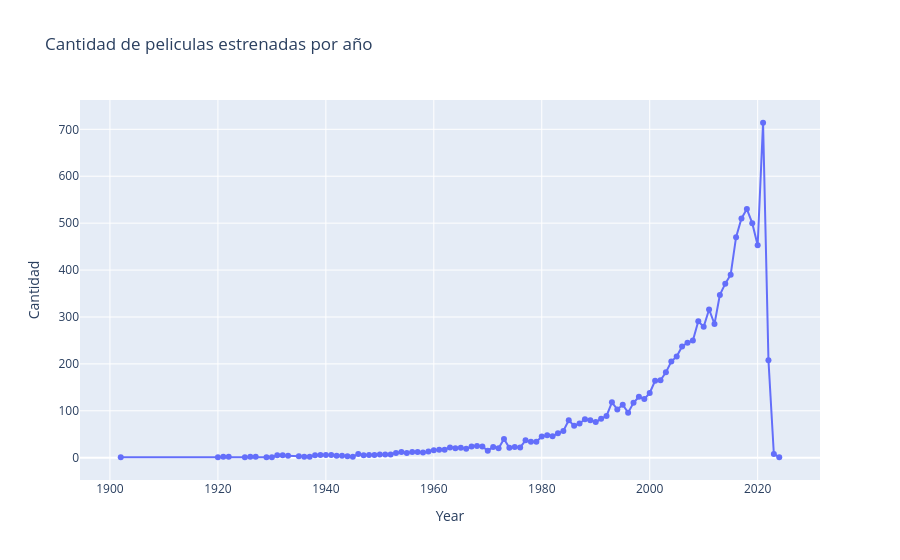

The notebook cell saved with this chart:
### Markdown cell above
---
## 6. Visualización 2 – Gráfico de Líneas: Estrenos por Año

**Qué muestra:** la cantidad de películas estrenadas por año, es decir la tendencia en el tiempo. Un gráfico de líneas es el más adecuado para representar evolución temporal, y se apoya en la columna `Year` creada en la limpieza (sección 4).

**Cómo se construye:** se agrupa por `Year`, se cuentan las películas y se grafica con `plotly.express.line` (con `markers=True`).

### Code cell
# ─────────────────────────────────────────────────────────────────────────────
# CELDA 6 - Grafico de lineas: estrenos por año
# ─────────────────────────────────────────────────────────────────────────────
por_anio = df.dropna(subset=["Year"]).groupby("Year").size().reset_index(name="Cantidad")
fig_lineas = px.line(por_anio, x="Year", y="Cantidad", markers=True, title="Cantidad de peliculas estrenadas por año")
fig_lineas.show()

### Figure 1 — Plotly figure (JSON) as saved in the notebook; plotly's stock layout.template omitted (floating-point values rounded to 4 significant figures)
{"data": [{"hovertemplate": "Year=%{x}<br>Cantidad=%{y}<extra></extra>", "legendgroup": "", "line": {"color": "#636efa", "dash": "solid"}, "marker": {"symbol": "circle"}, "mode": "lines+markers", "name": "", "orientation": "v", "showlegend": false, "type": "scatter", "x": [1902.0, 1920.0, 1921.0, 1922.0, 1925.0, 1926.0, 1927.0, 1929.0, 1930.0, 1931.0, 1932.0, 1933.0, 1935.0, 1936.0, 1937.0, 1938.0, 1939.0, 1940.0, 1941.0, 1942.0, 1943.0, 1944.0, 1945.0, 1946.0, 1947.0, 1948.0, 1949.0, 1950.0, 1951.0, 1952.0, 1953.0, 1954.0, 1955.0, 1956.0, 1957.0, 1958.0, 1959.0, 1960.0, 1961.0, 1962.0, 1963.0, 1964.0, 1965.0, 1966.0, 1967.0, 1968.0, 1969.0, 1970.0, 1971.0, 1972.0, 1973.0, 1974.0, 1975.0, 1976.0, 1977.0, 1978.0, 1979.0, 1980.0, 1981.0, 1982.0, 1983.0, 1984.0, 1985.0, 1986.0, 1987.0, 1988.0, 1989.0, 1990.0, 1991.0, 1992.0, 1993.0, 1994.0, 1995.0, 1996.0, 1997.0, 1998.0, 1999.0, 2000.0, 2001.0, 2002.0, 2003.0, 2004.0, 2005.0, 2006.0, 2007.0, 2008.0, 2009.0, 2010.0, 2011.0, 2012.0, 2013.0, 2014.0, 2015.0, 2016.0, 2017.0, 2018.0, 2019.0, 2020.0, 2021.0, 2022.0, 2023.0, 2024.0], "xaxis": "x", "y": [1, 1, 2, 2, 1, 2, 2, 1, 1, 5, 5, 4, 3, 2, 2, 5, 6, 6, 6, 4, 4, 3, 2, 8, 5, 6, 6, 7, 7, 7, 10, 12, 10, 12, 12, 11, 13, 16, 17, 17, 22, 20, 21, 19, 24, 25, 24, 15, 23, 20, 40, 21, 23, 22, 37, 34, 34, 45, 48, 46, 52, 57, 80, 68, 73, 82, 80, 76, 83, 89, 118, 103, 113, 96, 117, 130, 125, 138, 164, 165, 182, 205, 216, 237, 245, 250, 291, 279, 316, 285, 347, 371, 390, 470, 510, 530, 500, 453, 714, 208, 8, 1], "yaxis": "y"}], "layout": {"legend": {"tracegroupgap": 0}, "title": {"text": "Cantidad de peliculas estrenadas por año"}, "xaxis": {"anchor": "y", "domain": [0, 1], "title": {"text": "Year"}}, "yaxis": {"anchor": "x", "domain": [0, 1], "title": {"text": "Cantidad"}}}}
